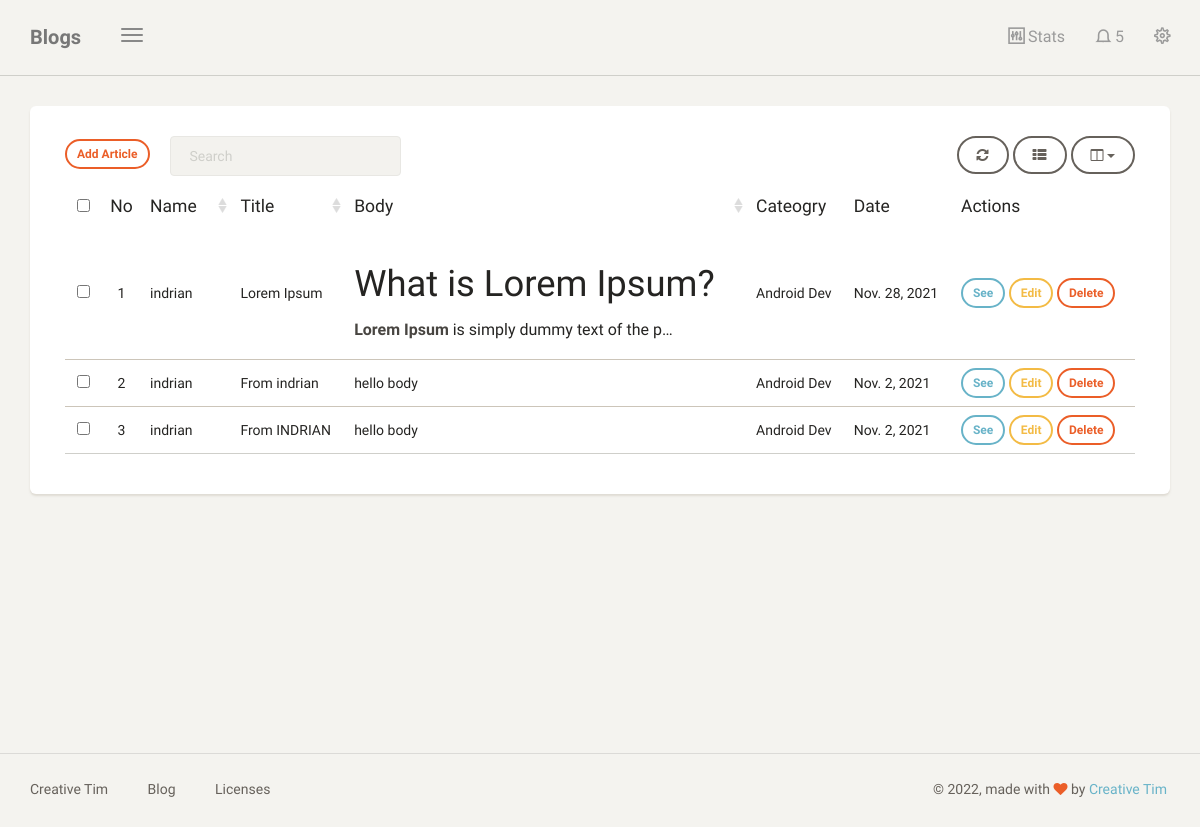
Page /dashboard/blogs (signed in) on the committed database.
### blog/models.py (models this page shows, shortened)
class Article(models.Model):
    user = models.ForeignKey(User, on_delete=models.CASCADE, blank=True, null=True)
    title = models.CharField(max_length=100)
    body = RichTextUploadingField(
        blank = True,
        null = True,
        config_name = 'special'
    )
    category = models.ForeignKey(Category, on_delete=models.CASCADE)
    date = models.DateField(auto_now_add=True)
    class Meta:
        ordering = ['-id']

class Category(models.Model):
    name = models.CharField(max_length=20)
    def __str__(self):
        return self.name

### blog/views.py (the view)
# urls.py: path('', views.dashboard, name='blogs'),
@login_required
def blogs(request):
    request.session['is_operator'] = is_operator(request.user)
    articles = Article.objects.filter(user = request.user)
    context = {
        'title': 'Blogs',
        'articles': articles
    }
    return render(request, 'back/blogs.html', context)

### blog/views.py (called while the page is built)
def is_operator(user):
    return user.groups.filter(name = 'Operator').exists()

### templates/back/blogs.html (shortened to what this page needs)
{% extends 'back/base.html' %}
{% block content %}
<div class="content">
    <div class="container-fluid">
        <div class="row">
            <div class="col-md-12">
                <div class="card">
                    <div class="card-content">
                        <div class="toolbar">
                            <a class="btn btn-sm btn-danger" href="{% url 'add_article' %}">Add Article</a> &nbsp; &nbsp; &nbsp;
                        </div>
                        <table id="bootstrap-table" class="table">
                            <thead>
                                <th data-field="no" class="text-center">No</th>
                                <th data-field="name" data-sortable="true">Name</th>
                                <th data-field="title" data-sortable="true">Title</th>
                                <th data-field="body" data-sortable="true">Body</th>
                                <th data-field="dateogry">Cateogry</th>
                                <th data-field="date">Date</th>
                                <th>Actions</th>
                            </thead>
                            <tbody>
                                {% for article in articles %}
                                <tr>
                                    <td>{{forloop.counter}}</td>
                                    <td>{{article.user}}</td>
                                    <td>{{article.title}}</td>
                                    <td>{{article.body|safe|truncatechars:100}}</td>
                                    <td>{{article.category}}</td>
                                    <td>{{article.date}}</td>
                                    <td>
                                        <a class="btn btn-sm btn-info" href="{% url 'detail_article' article.id %}">See</a>
                                        <a class="btn btn-sm btn-warning" href="{% url 'edit_article' article.id %}">Edit</a>
                                        <a class="btn btn-sm btn-danger" href="{% url 'delete_article' article.id %}">Delete</a>
                                    </td>
                                </tr>
                                {% endfor %}
                            </tbody>
                        </table>
                    </div>
                </div>
            </div>
        </div>
    </div>
</div>
{% endblock content %}

### rows in the picture
Article: user "indrian", title "Lorem Ipsum", body "What is Lorem Ipsum? Lorem Ipsum is simply dummy text of the p…", category "Android Dev", date "Nov. 28, 2021"
Article: user "indrian", title "From indrian", body "hello body", category "Android Dev", date "Nov. 2, 2021"
Article: user "indrian", title "From INDRIAN", body "hello body", category "Android Dev", date "Nov. 2, 2021"

### other values in the picture
{{ title }} "Blogs"
